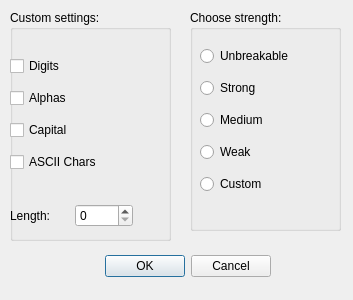
<?xml version="1.0" encoding="UTF-8"?>
<ui version="4.0">
 <class>passGenSettingsDialog</class>
 <widget class="QDialog" name="passGenSettingsDialog">
  <property name="geometry">
   <rect>
    <x>0</x>
    <y>0</y>
    <width>353</width>
    <height>300</height>
   </rect>
  </property>
  <property name="windowTitle">
   <string>Settings</string>
  </property>
  <widget class="QDialogButtonBox" name="buttonBox">
   <property name="geometry">
    <rect>
     <x>-70</x>
     <y>250</y>
     <width>341</width>
     <height>32</height>
    </rect>
   </property>
   <property name="orientation">
    <enum>Qt::Horizontal</enum>
   </property>
   <property name="standardButtons">
    <set>QDialogButtonBox::Cancel|QDialogButtonBox::Ok</set>
   </property>
  </widget>
  <widget class="QGroupBox" name="checkBoxes">
   <property name="geometry">
    <rect>
     <x>190</x>
     <y>10</y>
     <width>151</width>
     <height>221</height>
    </rect>
   </property>
   <property name="title">
    <string>Choose strength:</string>
   </property>
   <widget class="QWidget" name="layoutWidget">
    <property name="geometry">
     <rect>
      <x>10</x>
      <y>30</y>
      <width>135</width>
      <height>165</height>
     </rect>
    </property>
    <layout class="QVBoxLayout" name="verticalLayout">
     <item>
      <widget class="QRadioButton" name="radioButtonUnbreakable">
       <property name="text">
        <string>Unbreakable</string>
       </property>
      </widget>
     </item>
     <item>
      <widget class="QRadioButton" name="radioButtonStrong">
       <property name="text">
        <string>Strong</string>
       </property>
      </widget>
     </item>
     <item>
      <widget class="QRadioButton" name="radioButtonMedium">
       <property name="text">
        <string>Medium</string>
       </property>
      </widget>
     </item>
     <item>
      <widget class="QRadioButton" name="radioButtonWeak">
       <property name="text">
        <string>Weak</string>
       </property>
      </widget>
     </item>
     <item>
      <widget class="QRadioButton" name="radioButton_5">
       <property name="text">
        <string>Custom</string>
       </property>
      </widget>
     </item>
    </layout>
   </widget>
  </widget>
  <widget class="QGroupBox" name="groupBoxCustom">
   <property name="geometry">
    <rect>
     <x>10</x>
     <y>10</y>
     <width>161</width>
     <height>231</height>
    </rect>
   </property>
   <property name="title">
    <string>Custom settings:</string>
   </property>
   <widget class="QWidget" name="layoutWidget">
    <property name="geometry">
     <rect>
      <x>0</x>
      <y>40</y>
      <width>151</width>
      <height>131</height>
     </rect>
    </property>
    <layout class="QVBoxLayout" name="verticalLayout_2">
     <item>
      <widget class="QCheckBox" name="checkBoxDigits">
       <property name="text">
        <string>Digits</string>
       </property>
      </widget>
     </item>
     <item>
      <widget class="QCheckBox" name="checkBoxAlpha">
       <property name="text">
        <string>Alphas</string>
       </property>
      </widget>
     </item>
     <item>
      <widget class="QCheckBox" name="checkBoxCapital">
       <property name="text">
        <string>Capital</string>
       </property>
      </widget>
     </item>
     <item>
      <widget class="QCheckBox" name="checkBoxChars">
       <property name="text">
        <string>ASCII Chars</string>
       </property>
      </widget>
     </item>
    </layout>
   </widget>
   <widget class="QWidget" name="layoutWidget">
    <property name="geometry">
     <rect>
      <x>0</x>
      <y>190</y>
      <width>123</width>
      <height>32</height>
     </rect>
    </property>
    <layout class="QHBoxLayout" name="horizontalLayout">
     <item>
      <widget class="QLabel" name="label">
       <property name="text">
        <string>Length:</string>
       </property>
      </widget>
     </item>
     <item>
      <widget class="QSpinBox" name="spinBoxLength">
       <property name="maximum">
        <number>20</number>
       </property>
      </widget>
     </item>
    </layout>
   </widget>
  </widget>
  <zorder>checkBoxes</zorder>
  <zorder>buttonBox</zorder>
  <zorder>groupBoxCustom</zorder>
 </widget>
 <resources/>
 <connections>
  <connection>
   <sender>buttonBox</sender>
   <signal>accepted()</signal>
   <receiver>passGenSettingsDialog</receiver>
   <slot>accept()</slot>
   <hints>
    <hint type="sourcelabel">
     <x>248</x>
     <y>254</y>
    </hint>
    <hint type="destinationlabel">
     <x>157</x>
     <y>274</y>
    </hint>
   </hints>
  </connection>
  <connection>
   <sender>buttonBox</sender>
   <signal>rejected()</signal>
   <receiver>passGenSettingsDialog</receiver>
   <slot>reject()</slot>
   <hints>
    <hint type="sourcelabel">
     <x>316</x>
     <y>260</y>
    </hint>
    <hint type="destinationlabel">
     <x>286</x>
     <y>274</y>
    </hint>
   </hints>
  </connection>
 </connections>
</ui>
